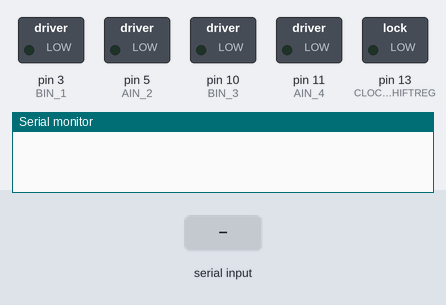
A sketch run on a simulated Arduino Uno, built with avr-gcc and run on an emulated ATmega328P. Shown: switched loads named in the sketch (green lamp = pin HIGH), the last lines printed to the serial monitor. Inputs (shaded band) come from the test bench.

Above: at 1.2 s.
1.3 s: "n" received over Serial
At 3.2 s:
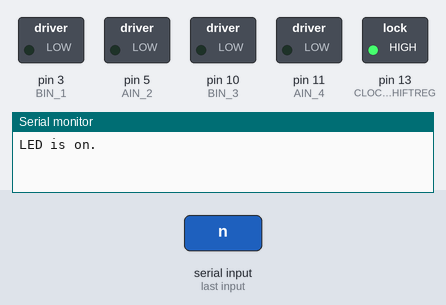
3.5 s: "O" received over Serial
At 4.8 s:
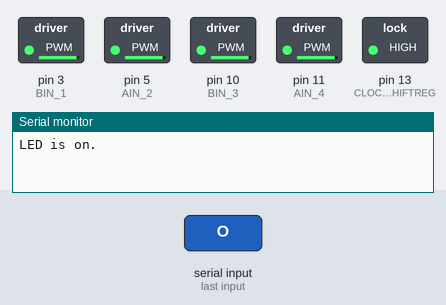
5.5 s: "f" received over Serial
At 6.3 s:
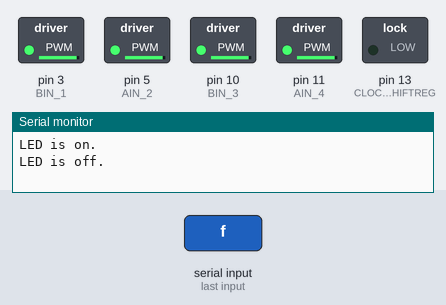
7.5 s: "Z" received over Serial
At 9.0 s:
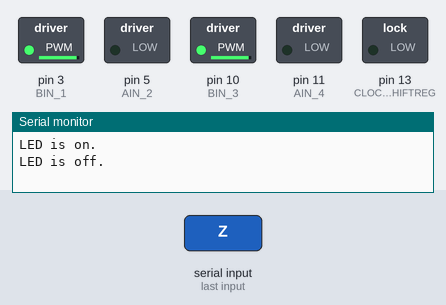
9.5 s: "[" received over Serial
At 10.5 s:
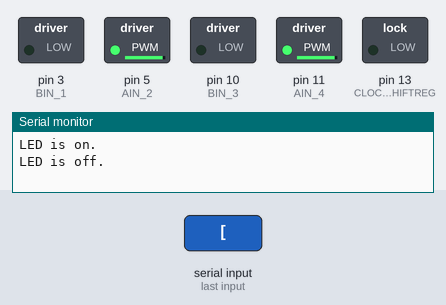
11.5 s: "n" received over Serial
At 14.1 s:
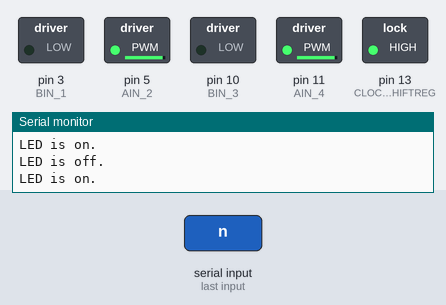
Timing chart, 0 to 15.5 s (numbered marks = the images above; inputs shaded):
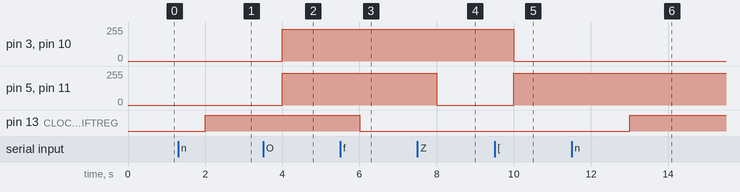

Measured:
- after the input at 1.3 s, pin 13 (CLOCK_SHIFTREG): LOW → HIGH after 0.70 s
- after the input at 3.5 s, pin 3 (BIN_1), pin 5 (AIN_2), pin 10 (BIN_3), pin 11 (AIN_4): 0/255 → 240/255 after 0.50 s
- after the input at 5.5 s, pin 13 (CLOCK_SHIFTREG): HIGH → LOW after 0.50 s
- after the input at 7.5 s, pin 5 (AIN_2), pin 11 (AIN_4): 240/255 → 0/255 after 0.50 s
- after the input at 9.5 s, pin 3 (BIN_1), pin 10 (BIN_3): 240/255 → 0/255 after 0.50 s; pin 5 (AIN_2), pin 11 (AIN_4): 0/255 → 240/255 after 0.50 s
- after the input at 11.5 s, pin 13 (CLOCK_SHIFTREG): LOW → HIGH after 1.5 s

The sketch:

Bluetooth_Motor.ino
```cpp
extern HardwareSerial Serial;

char blueToothVal;
char lastValue;

int BIN_1 = 3;
int AIN_2 = 5;
int BIN_3 = 10;
int AIN_4 = 11;
int MAX_PWM_VOLTAGE = 240;

void setup() {
  Serial.begin(9600);
  pinMode(13, OUTPUT);
  pinMode(BIN_1, OUTPUT);
  pinMode(AIN_2, OUTPUT);
  pinMode(BIN_3, OUTPUT);
  pinMode(AIN_4, OUTPUT);
}

void loop() {
  if(Serial.available()) {
    blueToothVal = Serial.read();
  }

  if(blueToothVal == 'n') {
    digitalWrite(13, HIGH);
    if(lastValue != 'n') {
      Serial.println(F("LED is on."));
    }
    lastValue = blueToothVal;
  }
  else if(blueToothVal == 'f') {
    digitalWrite(13, LOW);
    if(lastValue != 'f') {
      Serial.println(F("LED is off."));
    }
    lastValue = blueToothVal;
  }
  if(blueToothVal == 'O') {
      //Forwards
      analogWrite(BIN_1, 240);
      analogWrite(AIN_2, 240);
      analogWrite(BIN_3, 240);
      analogWrite(AIN_4, 240);
      //delay(2000);
   }
    else if(blueToothVal == 'P') {
      //go backwards
    }
    else if(blueToothVal == '-') {
      //turn 45 degrees Left
    }
    else if(blueToothVal == '.') {
      //turn 45 degrees Right
    }
    else if(blueToothVal == 'Z') {
      //Turn 90 degrees Left
      analogWrite(BIN_1, MAX_PWM_VOLTAGE);
      analogWrite(AIN_2, 0);
      analogWrite(BIN_3, MAX_PWM_VOLTAGE);
      analogWrite(AIN_4, 0);
      //delay(2000);
    }
    else if(blueToothVal == '[') {
      //turn 90 degrees Right
      analogWrite(BIN_1, 0);
      analogWrite(AIN_2, MAX_PWM_VOLTAGE);
      analogWrite(BIN_3, 0);
      analogWrite(AIN_4, MAX_PWM_VOLTAGE);
      delay(2000);
    }
    else if(blueToothVal == 'z') {
      //Stop
      analogWrite(BIN_1, 0);
      analogWrite(AIN_2, 0);
      analogWrite(BIN_3, 0);
      analogWrite(AIN_4, 0);
      //delay(2000);
    }
  delay(1000);
}
```

Audio.cpp
```cpp
#include <Arduino.h>
#include <avr/io.h>
#include <FreeRTOS.h>
#include <task.h>
#include <semphr.h>

extern HardwareSerial Serial;

#define STACK_SIZE	200
#define MAX_PWM_VOLTAGE 240
#define REARLED_PIN 2
#define BUZZER_PIN 8
#define CLOCK_SHIFTREG 13
#define LATCH 4
#define DATA 7
#define BIN_1 3
#define AIN_2 5
#define BIN_3 10
#define AIN_4 11
#define bufferSize 4

SemaphoreHandle_t semaphore = NULL;

int connectionEstablished = 0;

int myState = 0;
char blueToothVal;
char lastValue;
xQueueHandle queueAudio;
unsigned long lastMovingRear = 0;
unsigned long lastStopRear = 0;
unsigned long lastMovingFront  = 0;
int rearMovingstate = 0;
int rearStopState = 0;

void tSerial(void *p) {
	while(1){
		if(Serial.available()){
			blueToothVal = Serial.read();
		}
		xQueueSendToBack(queueAudio, (void *) &blueToothVal, (TickType_t) 10);
		vTaskDelay(1);

	}
}

void beep(int note, int duration) {
  unsigned long startTime = millis();
  unsigned long period = 1000000L/note/2;
  while(millis() - startTime < duration) {
    digitalWrite(BUZZER_PIN, HIGH);
    delayMicroseconds(period);
    digitalWrite(BUZZER_PIN, LOW);
    delayMicroseconds(period);
  }
}

void ConnectionEstablishedAudio() {
  beep(659, 250);
  beep(659, 250);
  beep(659, 375);
  beep(659, 250);
  beep(659, 250);
  beep(659, 375);
  beep(659, 250);
  beep(784, 250);
  beep(523, 250);
  beep(587, 250);
  beep(659, 750);
  beep(659, 250);
  beep(659, 250);
  beep(659, 375);
  beep(659, 250);
  beep(659, 250);
  beep(659, 375);
  beep(659, 250);
  beep(784, 250);
  beep(523, 250);
  beep(587, 250);
  beep(659, 750);
}

void BabyShark() {
  beep(587, 250);
  beep(659, 250);
  beep(784, 375);
  beep(784, 375);
  beep(784, 375);
  beep(784, 375);
  beep(784, 375);
  beep(784, 375);
  beep(784, 375);
  beep(587, 250);
  beep(659, 250);
  beep(784, 375);
  beep(784, 375);
  beep(784, 375);
  beep(784, 375);
  beep(784, 375);
  beep(784, 375);
  beep(784, 375);
  beep(587, 250);
  beep(659, 250);
  beep(784, 375);
  beep(784, 375);
  beep(784, 375);
  beep(784, 375);
  beep(784, 375);
  beep(784, 375);
  beep(784, 375);
  beep(784, 250);
  beep(784, 250);
  beep(740, 375);
}

void EndTune() {
  beep(659, 375);
  beep(698, 375);
  beep(698, 375);
  beep(698, 375);
  beep(698, 375);
  beep(659, 375);
  beep(698, 375);
  beep(784, 375);
  beep(698, 375);
  beep(698, 375);
  beep(659, 375);
  beep(698, 375);
  beep(698, 375);
  beep(698, 375);
  beep(698, 375);
  beep(659, 250);
  beep(698, 250);
  beep(784, 375);
  beep(698, 375);
  beep(659, 250);
  beep(698, 250);
  beep(587, 375);
  beep(698, 375);
  beep(698, 375);
  beep(698, 250);
  beep(659, 250);
  beep(659, 250);
  beep(523, 375);
  beep(523, 250);
  beep(523, 250);
  beep(587, 375);
}

void tAudio(void *p) {
	while(1) {
		char valueRun;
		if(xQueueReceive(queueAudio, &valueRun, (TickType_t) 10)){
			if(valueRun == 'n' && connectionEstablished) {
				ConnectionEstablishedAudio();
			}
			else if(myState == 1 && (valueRun == 'O' || valueRun == 'P' || valueRun == '-'
					|| valueRun == '.' || valueRun == 'Z' || valueRun == '[')) {
				BabyShark();
			}
			else if(myState == 1 && valueRun == 'F'){
				EndTune();
			}
		}
	}
}

void setup() {
  pinMode(BUZZER_PIN, OUTPUT);
  pinMode(CLOCK_SHIFTREG,OUTPUT);
  pinMode(LATCH,OUTPUT);
  pinMode(DATA,OUTPUT);
  pinMode(REARLED_PIN, OUTPUT);
  queueAudio = xQueueCreate(STACK_SIZE, sizeof(int));
}

void loop(){

	ConnectionEstablishedAudio();
	BabyShark();
	EndTune();
	delay(100);
	xTaskCreate(tSerial, "Serial", STACK_SIZE, (void * ) 1, 1, NULL);
	xTaskCreate(tAudio, "Audio", STACK_SIZE, (void * ) 1, 1, NULL);
	vTaskStartScheduler();
}
```

CG2271_Serial.cpp
```cpp
#include <Arduino.h>
#include <avr/io.h>
#include <FreeRTOS.h>
#include <task.h>
#include <semphr.h>

extern HardwareSerial Serial;

#define STACK_SIZE	200
#define MAX_PWM_VOLTAGE 240
#define REARLED_PIN 2
#define BUZZER_PIN 8
#define CLOCK_SHIFTREG 13
#define LATCH 4
#define DATA 7
#define BIN_1 3
#define AIN_2 5
#define BIN_3 10
#define AIN_4 11
#define bufferSize 4

char blueToothVal;
char lastValue;
xQueueHandle queueMotor;
xQueueHandle queueLED;

void tSerial(void *p) {
	while(1){
		if(Serial.available()){
			blueToothVal = Serial.read();
		}
		if(lastValue != blueToothVal){
			xQueueSendToBack(queueMotor, (void *) &blueToothVal, (TickType_t) 10);
			lastValue = blueToothVal;
			vTaskDelay(1);
		}
	}
}

void moveForward(){
	Serial.println(F("queeud"));
	analogWrite(BIN_1, 240);
	analogWrite(AIN_2, 240);
	analogWrite(BIN_3, 240);
	analogWrite(AIN_4, 240);
	delay(1000);
}

void stop(){
	analogWrite(BIN_1, 0);
	analogWrite(AIN_2, 0);
	analogWrite(BIN_3, 0);
	analogWrite(AIN_4, 0);
	delay(100);
}

void moveLeft(){
	analogWrite(BIN_1, 0);
	analogWrite(AIN_2, MAX_PWM_VOLTAGE);
	analogWrite(BIN_3, 0);
	analogWrite(AIN_4, MAX_PWM_VOLTAGE);
	delay(600);
}

void moveRight(){
		analogWrite(BIN_1, MAX_PWM_VOLTAGE);
		analogWrite(AIN_2, 0);
		analogWrite(BIN_3, MAX_PWM_VOLTAGE);
		analogWrite(AIN_4, 0);
		delay(600);
}

void tMotorControl(void *p) {
	while(1){
		char value;
		if(xQueueReceive(queueMotor, &value, (TickType_t) 10)){
				if(value == 'O') {
					moveForward();
					stop();
				}
				if(value == 'Z') {
					moveLeft();
					stop();
				}
				if(value == '[') {
					moveRight();
					stop();
				}
				if(value == 'z')
					stop();
		}
	}
}

void movingModeVisual(){
	byte moving[]=
	{
			B00000001,
			B00000010,
			B00000100,
			B00001000,
			B00010000,
			B00100000,
			B01000000,
			B10000000,
			B01000000,
			B00100000,
			B00010000,
			B00001000,
			B00000100,
			B00000010,
	};

	int index = 0;
	unsigned long count = 0;
	int rearstate = 0;

	while(1) {
		count += 100;
		digitalWrite(LATCH,LOW);
		shiftOut(DATA,CLOCK_SHIFTREG,MSBFIRST,moving[index]);
		digitalWrite(LATCH,HIGH);
		index++;
		if(index >= 14)
			index=0;
		if(count % 500 == 0) {
			if(rearstate == 0){
				digitalWrite(REARLED_PIN, HIGH);
				rearstate = 1;
			}
			else {
				digitalWrite(REARLED_PIN, LOW);
				rearstate = 0;
			}
		}
		delay(100);
	}
}

void stopModeVisual(){
	byte pattern = B11111111;
	int rearstate = 0;
	unsigned long count = 0;
	while(1)
	{
		count += 50;
		if(count % 100 == 0)
		{
			digitalWrite(LATCH,LOW);
			shiftOut(DATA,CLOCK_SHIFTREG,MSBFIRST,pattern);
			digitalWrite(LATCH,HIGH);
		}
		if(count % 250 == 0)
		{
			if(rearstate == 0){
				digitalWrite(REARLED_PIN, HIGH);
				rearstate = 1;
			}
			else
			{
				digitalWrite(REARLED_PIN, LOW);
				rearstate = 0;
			}
		}
		delay(50);
	}
}


void tLED(void *p) {
	while(1) {
		int valueRun;
		if(xQueueReceive(queueLED, &valueRun, (TickType_t) 10)){
			if(valueRun == 'O' || valueRun == 'P' || valueRun == 'Z' || valueRun == '[')
				movingModeVisual();
			else
				stopModeVisual();
		}
	}
}


void setup(){
	Serial.begin(9600);
	queueMotor = xQueueCreate(STACK_SIZE, sizeof(int));
	queueLED = xQueueCreate(STACK_SIZE, sizeof(int));
}

void loop() {
	xTaskCreate(tSerial, "Serial", STACK_SIZE, (void * ) 1, 1, NULL);
	xTaskCreate(tMotorControl, "Motor", STACK_SIZE, (void *) 1, 1, NULL);
	xTaskCreate(tLED, "ConsumerLED", STACK_SIZE, (void * ) 1, 1, NULL);
	vTaskStartScheduler();
}
```

Combined_Code.cpp
```cpp
#include <Arduino.h>
#include <avr/io.h>
#include <FreeRTOS.h>
#include <task.h>
#include <semphr.h>

extern HardwareSerial Serial;

#define STACK_SIZE	200
#define MAX_PWM_VOLTAGE 240
#define REARLED_PIN 2
#define BUZZER_PIN 8
#define CLOCK_SHIFTREG 13
#define LATCH 4
#define DATA 7
#define BIN_1 3
#define AIN_2 5
#define BIN_3 10
#define AIN_4 11
#define bufferSize 4

xQueueHandle queueMotor;
xQueueHandle queueLED;
xQueueHandle queueAud;
SemaphoreHandle_t semaphore = NULL;
char blueToothVal;
char lastValue;
int prodIndex = 0;
int consIndex = 0 ;
//int arrayBuffer[bufferSize];
//int currentState = 0; //A global var to indicate if bot is stationary(0) or moving(1) or end(2) mainly for audio purposes

void tSerial(void *p) {
	for(;;){
		//semaphore = xSemaphoreCreateMutex();
		//if(semaphore != NULL && xSemaphoreTake(semaphore, (TickType_t) 10) == pdTRUE){
			//if(Serial.available()) {
				//	char blueToothVal = Serial.read();
					//delay(100);
					xQueueSendToBack(queueMotor, (void *) &blueToothVal, (TickType_t) 10);
					xQueueSendToBack(queueLED, (void *) &blueToothVal, (TickType_t) 10);
					xQueueSendToBack(queueAud, (void *) &blueToothVal, (TickType_t) 10);
					//xSemaphoreGive(semaphore);
					vTaskDelay(1);
			//}
	}

}

void moveForward(){
	analogWrite(BIN_1, 240);
	analogWrite(AIN_2, 240);
	analogWrite(BIN_3, 240);
	analogWrite(AIN_4, 240);
	delay(100);
}

void moveLeft(){
	analogWrite(BIN_1, MAX_PWM_VOLTAGE);
	analogWrite(AIN_2, 0);
	analogWrite(BIN_3, MAX_PWM_VOLTAGE);
	analogWrite(AIN_4, 0);
	delay(100);
}

void moveRight(){
	analogWrite(BIN_1, 0);
	analogWrite(AIN_2, MAX_PWM_VOLTAGE);
	analogWrite(BIN_3, 0);
	analogWrite(AIN_4, MAX_PWM_VOLTAGE);
	delay(100);
}

void stop(){
	analogWrite(BIN_1, 0);
	analogWrite(AIN_2, 0);
	analogWrite(BIN_3, 0);
	analogWrite(AIN_4, 0);
	delay(100);
}

void tMotorControl(void *p) {
	for(;;){
		//Read from circular buffer
		//int value = arrayBuffer[consIndex];
		int value;
		if(semaphore != NULL && xSemaphoreTake(semaphore, (TickType_t) 10) == pdTRUE){

			if(xQueueReceive(queueMotor, &value, (TickType_t) 10)){
				if(value == 'O')
					moveForward();
				if(value == 'Z')
					moveLeft();
				if(value == '[')
					moveRight();
				if(value == 'z')
					stop();
				xSemaphoreGive(semaphore);
			}
		}
	}
}


void connectionEstablishedVisual(){
	byte pattern = B11000000;
	digitalWrite(LATCH,LOW);
	shiftOut(DATA,CLOCK_SHIFTREG,MSBFIRST,pattern);
	digitalWrite(LATCH,HIGH);
	digitalWrite(LATCH, LOW);
}

void movingModeVisual(){
	byte moving[]=
	{
			B00000001,
			B00000010,
			B00000100,
			B00001000,
			B00010000,
			B00100000,
			B01000000,
			B10000000,
			B01000000,
			B00100000,
			B00010000,
			B00001000,
			B00000100,
			B00000010,
	};

	int index = 0;
	unsigned long count = 0;
	int rearstate = 0;

	while(1) {
		count += 100;
		digitalWrite(LATCH,LOW);
		shiftOut(DATA,CLOCK_SHIFTREG,MSBFIRST,moving[index]);
		digitalWrite(LATCH,HIGH);
		index++;
		if(index >= 14)
			index=0;
		if(count % 500 == 0) {
			if(rearstate == 0){
				digitalWrite(REARLED_PIN, HIGH);
				rearstate = 1;
			}
			else {
				digitalWrite(REARLED_PIN, LOW);
				rearstate = 0;
			}
		}
		delay(100);
	}
}

void stopModeVisual(){
	byte pattern = B11111111;
	int rearstate = 0;
	unsigned long count = 0;
	while(1)
	{
		count += 50;
		if(count % 100 == 0)
		{
			digitalWrite(LATCH,LOW);
			shiftOut(DATA,CLOCK_SHIFTREG,MSBFIRST,pattern);
			digitalWrite(LATCH,HIGH);
		}
		if(count % 250 == 0)
		{
			if(rearstate == 0){
				digitalWrite(REARLED_PIN, HIGH);
				rearstate = 1;
			}
			else
			{
				digitalWrite(REARLED_PIN, LOW);
				rearstate = 0;
			}
		}
		delay(50);
	}
}

void beep(int note, int duration) {
	unsigned long startTime = millis();
	unsigned long period = 1000000L/note/2;
	while(millis() - startTime < duration) {
		digitalWrite(BUZZER_PIN, HIGH);
		delayMicroseconds(period);
		digitalWrite(BUZZER_PIN, LOW);
		delayMicroseconds(period);
	}
}

void ConnectionEstablished() {
	beep(659, 250);
	beep(659, 250);
	beep(659, 375);
	beep(659, 250);
	beep(659, 250);
	beep(659, 375);
	beep(659, 250);
	beep(784, 250);
	beep(523, 250);
	beep(587, 250);
	beep(659, 750);
	beep(659, 250);
	beep(659, 250);
	beep(659, 375);
	beep(659, 250);
	beep(659, 250);
	beep(659, 375);
	beep(659, 250);
	beep(784, 250);
	beep(523, 250);
	beep(587, 250);
	beep(659, 750);
}

void BabyShark() {
	beep(587, 250);
	beep(659, 250);
	beep(784, 375);
	beep(784, 375);
	beep(784, 375);
	beep(784, 375);
	beep(784, 375);
	beep(784, 375);
	beep(784, 375);
	beep(587, 250);
	beep(659, 250);
	beep(784, 375);
	beep(784, 375);
	beep(784, 375);
	beep(784, 375);
	beep(784, 375);
	beep(784, 375);
	beep(784, 375);
	beep(587, 250);
	beep(659, 250);
	beep(784, 375);
	beep(784, 375);
	beep(784, 375);
	beep(784, 375);
	beep(784, 375);
	beep(784, 375);
	beep(784, 375);
	beep(784, 250);
	beep(784, 250);
	beep(740, 375);
}

void EndTune() {
	beep(659, 375);
	beep(698, 375);
	beep(698, 375);
	beep(698, 375);
	beep(698, 375);
	beep(659, 375);
	beep(698, 375);
	beep(784, 375);
	beep(698, 375);
	beep(698, 375);
	beep(659, 375);
	beep(698, 375);
	beep(698, 375);
	beep(698, 375);
	beep(698, 375);
	beep(659, 250);
	beep(698, 250);
	beep(784, 375);
	beep(698, 375);
	beep(659, 250);
	beep(698, 250);
	beep(587, 375);
	beep(698, 375);
	beep(698, 375);
	beep(698, 250);
	beep(659, 250);
	beep(659, 250);
	beep(523, 375);
	beep(523, 250);
	beep(523, 250);
	beep(587, 375);
}

void tLED(void *p) {
	//portTickType xNextTickTime;
	//xNextTickTime = xTaskGetTickCount();
	for(;;) {
		int valueRun;
		if(semaphore != NULL && xSemaphoreTake(semaphore, (TickType_t) 10) == pdTRUE){
			if(xQueueReceive(queueLED, &valueRun, (TickType_t) 10)){
				if(valueRun == 'O' || valueRun == 'P' || valueRun == 'Z' || valueRun == '[') {
					movingModeVisual();
				}
				else {
					stopModeVisual();
				}
				xSemaphoreGive(semaphore);
			}
		}
	}
}

void tAudio(void *p){
	//portTickType xNextTickTime;
	//xNextTickTime = xTaskGetTickCount();
	for(;;) {
		int valueRun;
		if(xQueueReceive(queueAud, &valueRun, (TickType_t) 10)) {
			if(valueRun == 'z') {
				EndTune();
			}
			else {
				BabyShark();
			}
		}
	}
}

void setup(){
	pinMode(BUZZER_PIN, OUTPUT);
	pinMode(CLOCK_SHIFTREG,OUTPUT);
	pinMode(LATCH,OUTPUT);
	pinMode(DATA,OUTPUT);
	Serial.begin(9600);
	queueMotor = xQueueCreate(STACK_SIZE, sizeof(int));
	queueLED = xQueueCreate(STACK_SIZE, sizeof(int));
	queueAud = xQueueCreate(STACK_SIZE, sizeof(int));
}

void loop() {
	//char blueToothVal;
	if(Serial.available()) {
				blueToothVal = Serial.read();
				Serial.println(F("tSerial here"));

	}
	xTaskCreate(tSerial, "Serial", STACK_SIZE, (void * ) blueToothVal, 2, NULL);
	xTaskCreate(tMotorControl, "ConsumerMotor", STACK_SIZE, (void *) 1, 1, NULL);
	xTaskCreate(tAudio, "Audio", STACK_SIZE, (void * ) 1, 1, NULL);
	xTaskCreate(tLED, "ConsumerLED", STACK_SIZE, (void * ) 1, 1, NULL);


//delay(100);
			vTaskStartScheduler();

}
```

Source omitted: and_Audio_work_together.cpp (9916 bytes), Serial__Audio_Only.cpp (6648 bytes), r__LED__Audio_somewhat.cpp (10130 bytes), Serial__Motor__LED.cpp (6307 bytes)
